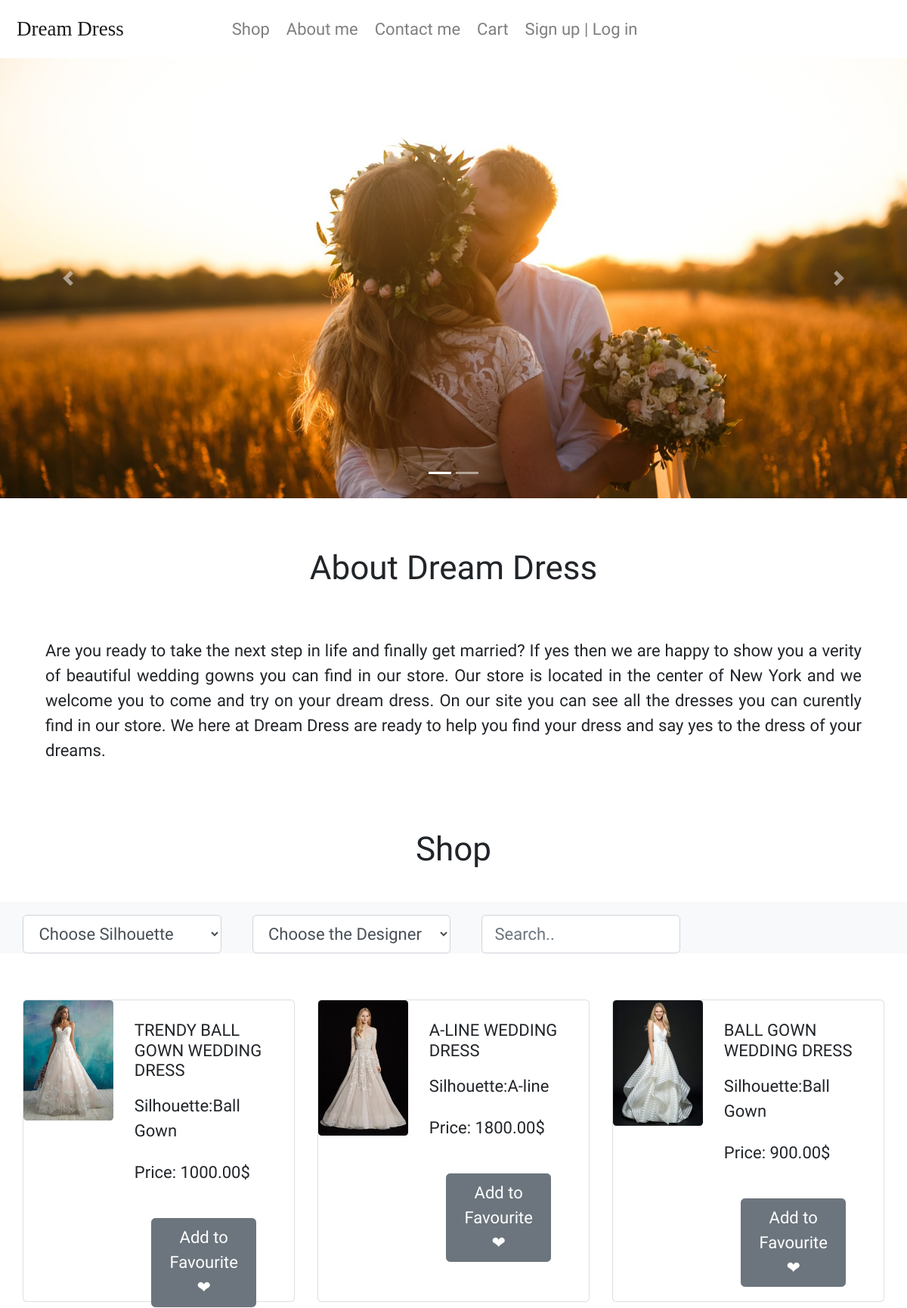
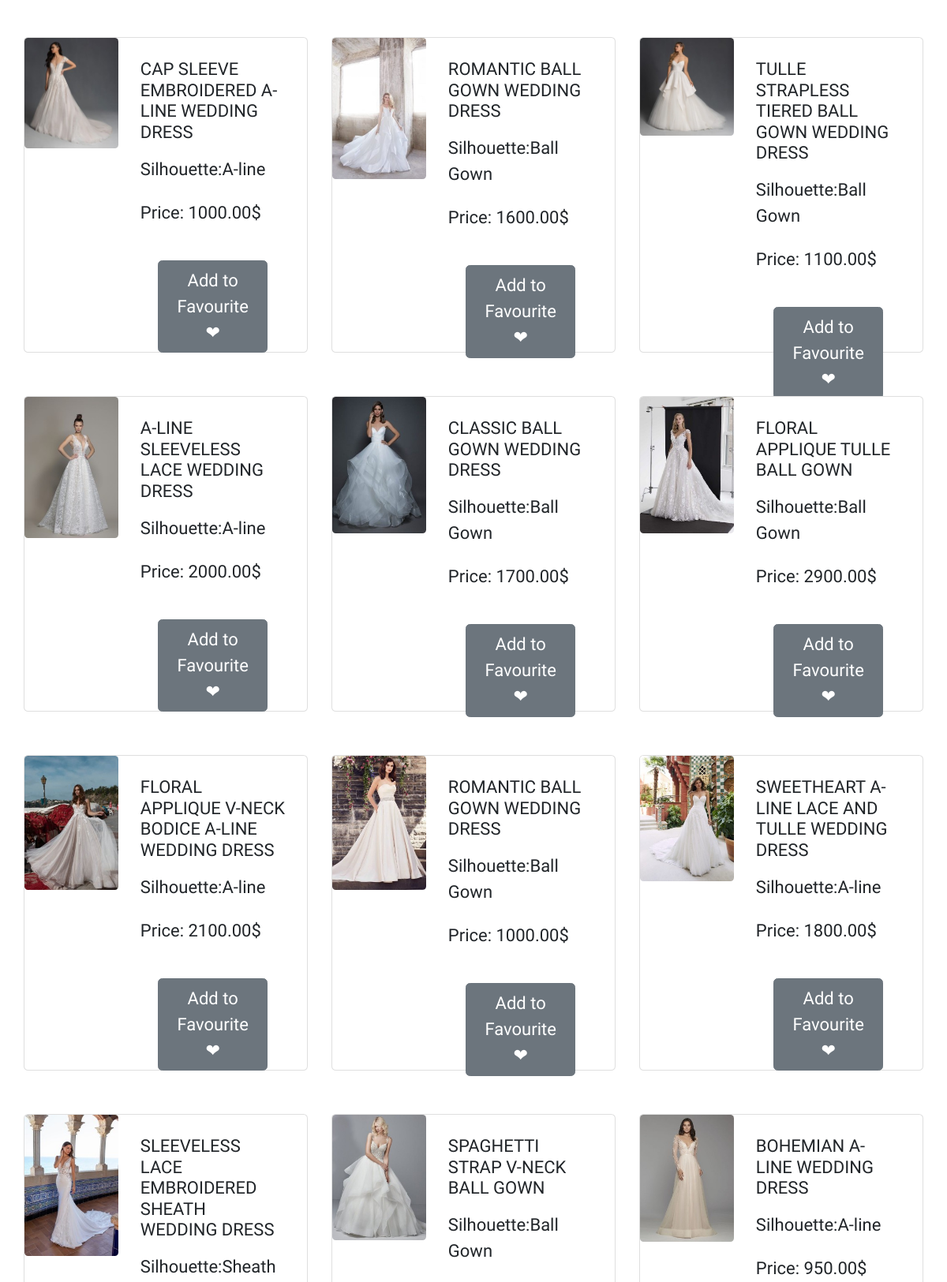
The page / (upper part) on the database its author committed (2 pictures, top to bottom).
### tables this page shows
CREATE TABLE `meni` (
  `id` int(11) NOT NULL,
  `href` varchar(60) NOT NULL,
  `name` varchar(60) NOT NULL
);

CREATE TABLE `dresses` (
  `id_dress` int(255) NOT NULL,
  `name` varchar(255) NOT NULL,
  `price` decimal(65,2) NOT NULL,
  `description` varchar(400) NOT NULL,
  `in_stock` tinyint(1) NOT NULL,
  `id_Silhouette` int(30) NOT NULL,
  `id_picture` int(30) NOT NULL,
  `id_designer` int(30) NOT NULL
);

CREATE TABLE `picture` (
  `id_picture` int(30) NOT NULL,
  `alt` varchar(255) NOT NULL,
  `src` varchar(255) NOT NULL
);

CREATE TABLE `silhouette` (
  `id_Silhouette` int(30) NOT NULL,
  `name` varchar(255) NOT NULL
);

### index.php (the view, shortened to what this page needs)
<?php
include "setup/konekcija.php";
require 'views/header.php';
include 'views/nav.php';
?>
<div id="carouselExampleIndicators" class="carousel slide" data-ride="carousel">
        <ol class="carousel-indicators">
          <li data-target="#carouselExampleIndicators" data-slide-to="0" class="active"></li>
          <li data-target="#carouselExampleIndicators" data-slide-to="1"></li>
        </ol>
        <div class="carousel-inner">
          <div class="carousel-item active">
            <img src="images/slider3.jpg" class="d-block w-100" alt="slider1">
          </div>
        </div>
        <a class="carousel-control-prev" href="#carouselExampleIndicators" role="button" data-slide="prev">
          <span class="carousel-control-prev-icon" aria-hidden="true"></span>
        </a>
        <a class="carousel-control-next" href="#carouselExampleIndicators" role="button" data-slide="next">
          <span class="carousel-control-next-icon" aria-hidden="true"></span>
        </a>
      </div>
      <div class="container">
            <a name="1"></a><div class="row">
                <div class="col-lg-12 text-center">
                    <h2 class="pb-3 pt-5">About Dream Dress</h2>
                </div>
            </div>
            <div class="row">
                    <div class="col-lg-12 pt-4 text-center">
                            <p class="text-justify">
                                    Are you ready to take the next step in life and finally get married? If yes then we are happy to show you a verity of beautiful wedding gowns you can find in our store. Our store is located in the center of New York and we welcome you to come and try on your dream dress. On our site you can see all the dresses you can curently find in our store. We here at Dream Dress are ready to help you find your dress and say yes to the dress of your dreams.</p>
                                    </div>
                                    </div>
                                  </div>
<div class="content">
      <div class="container-fluid">
      <div class="row">
                <div class="col-lg-12 text-center">
                    <h2 class="pb-3 pt-5">Shop</h2>
                </div>
            </div>
            <div class="row">
      <div class="col-lg-12 mb-3 mt-2 pt-1 bg-light sf">
      <form class="form-inline">
              <div class="mr-2 mt-2 col-lg-3">
              <select  id="silho" class="w-100 form-control">
              <option value="0">Choose Silhouette</option>
            </select>
            </div>
            <div class="mr-2 mt-2 col-lg-3">
              <select  id="desig" class="w-100 form-control">
              <option value="0">Choose the Designer</option>
            </select>
            </div>
              <div class="mr-2 mt-2 col-lg-3">
              <input type="text" id="search" class="w-100 form-control" name="search" placeholder="Search.." />
            </div>
            </form>
      </div>
  </div>
        <div class="row">
          <div class="col-lg-12 mt-1">
          <div class="row  mb-4  d-flex justify-content-center shop" id="cardbooks" class="text-center">
          <?php
          $dresses = $conn->query("SELECT d.*, s.name AS sNames, de.name AS designerName, p.alt AS alt, p.src AS src FROM dresses d INNER JOIN silhouette s ON d.id_Silhouette = s.id_Silhouette INNER JOIN designers de ON d.id_designer = de.id_designer INNER JOIN picture p ON d.id_picture = p.id_picture;")->fetchAll();
          foreach($dresses as $dr): ?>
  <div class="col-lg-4 col-md-6 mt-4">
        <div class="card mb-3" style="max-width: 540px;">
          <div class="row no-gutters">
            <div class="col-md-4 col-4">
              <img src="<?= $dr -> src?>" class="card-img" alt="<?=$dr->alt?>">
            </div>
            <div class="col-md-8">
              <div class="card-body">
                <h6 class="card-title"><?= $dr->name?></h6>
                <p class="card-text">Silhouette:<?= $dr->sNames?></p>
                                 <p>Price: <?=$dr->price?>$</p>
                                 <button class="btn btn-secondary m-3 addItToFavorite" data-idbook="${d.id_dress}"
                              >Add to Favourite ❤</button>
                            </div>
                            </div>
                            </div>
                            </div>
                            </div>
          <?php endforeach; ?>
          </div>
      </div>
    </div>
  </div>
</div>
<?php
require 'views/footer.php';
?>

### views/header.php (shortened to what this page needs)
<!DOCTYPE html>
<html lang="en">
<head>
    <link rel="stylesheet" type="text/css" href="css/bootstrap.min.css"/>
    <link rel="stylesheet" type="text/css" href="css/style.css"/>
    <link rel="stylesheet" href="https://cdnjs.cloudflare.com/ajax/libs/font-awesome/4.7.0/css/font-awesome.min.css">
    <link rel="stylesheet" href="https://cdnjs.cloudflare.com/ajax/libs/jquery-modal/0.9.1/jquery.modal.min.css" />
</head>
<body>

### views/nav.php (shortened to what this page needs)
<nav class="navbar navbar-expand-md navbar-light bg-white">
            <a href="index.php" class="navbar-brand mx-auto pr-5 logo">Dream Dress</a>
              <div class="collapse navbar-collapse" id="navbarTogglerDemo02">
            <ul class="navbar-nav pl-5 mt-2 mt-lg-0">
            <?php
            global $conn;
                $meni = $conn->query("SELECT * FROM meni")->fetchAll();
                foreach($meni as $link):
             ?>
            <li class="nav-item">
              <a class="nav-link" href="<?= $link->href?>"><?= $link->name?></a></li>
              <?php endforeach;?>
<?php
  if(isset($_SESSION['user'])){
    echo "<li class='nav-item'><a class='nav-link' href='logout.php'>Logout</a></li>";
    }else{
    echo "<li class='nav-item'><a class='nav-link' href='signup.php'>Sign up | Log in</a></li>";
    }
?>
</ul>
</div>
</nav>

### views/footer.php (shortened to what this page needs)
</body>
</html>

### css/style.css (style rules this page uses)
* { margin:0; padding:0; box-sizing: border-box; font-size: 22px; }
body { font-family: 'Abhaya Libre', serif; }
.logo { font-family: 'Cinzel', serif; }
ul { list-style-type: none; }
* { margin: 0px; padding: 0px; box-sizing: border-box; scroll-behavior: smooth; }
.row { margin:0px; }
.container-fluid { padding: 0px; }
a { text-decoration: none !important; }
.carousel-item img { max-height: 650px; }
.logo { font-size: 27px; }
.card { height: 400px; }

### rows shown on the page
meni: name "Shop"
meni: name "About me"
meni: name "Contact me"
meni: name "Cart"
dresses: id_picture.src (picture), name "TRENDY BALL GOWN WEDDING DRESS", id_Silhouette.name "Ball Gown", price "1000.00"
dresses: id_picture.src (picture), name "A-LINE WEDDING DRESS", id_Silhouette.name "A-line", price "1800.00"
dresses: id_picture.src (picture), name "BALL GOWN WEDDING DRESS", id_Silhouette.name "Ball Gown", price "900.00"
dresses: id_picture.src (picture), name "CAP SLEEVE EMBROIDERED A-LINE WEDDING DRESS", id_Silhouette.name "A-line", price "1000.00"
dresses: id_picture.src (picture), name "ROMANTIC BALL GOWN WEDDING DRESS", id_Silhouette.name "Ball Gown", price "1600.00"
dresses: id_picture.src (picture), name "TULLE STRAPLESS TIERED BALL GOWN WEDDING DRESS", id_Silhouette.name "Ball Gown", price "1100.00"
dresses: id_picture.src (picture), name "A-LINE SLEEVELESS LACE WEDDING DRESS", id_Silhouette.name "A-line", price "2000.00"
dresses: id_picture.src (picture), name "CLASSIC BALL GOWN WEDDING DRESS", id_Silhouette.name "Ball Gown", price "1700.00"
dresses: id_picture.src (picture), name "FLORAL APPLIQUE TULLE BALL GOWN", id_Silhouette.name "Ball Gown", price "2900.00"
dresses: id_picture.src (picture), name "FLORAL APPLIQUE V-NECK BODICE A-LINE WEDDING DRESS", id_Silhouette.name "A-line", price "2100.00"
dresses: id_picture.src (picture), name "ROMANTIC BALL GOWN WEDDING DRESS", id_Silhouette.name "Ball Gown", price "1000.00"
dresses: id_picture.src (picture), name "SWEETHEART A-LINE LACE AND TULLE WEDDING DRESS", id_Silhouette.name "A-line", price "1800.00"
dresses: id_picture.src (picture), name "SLEEVELESS LACE EMBROIDERED SHEATH WEDDING DRESS", id_Silhouette.name "Sheath"
dresses: id_picture.src (picture), name "SPAGHETTI STRAP V-NECK BALL GOWN", id_Silhouette.name "Ball Gown"
dresses: id_picture.src (picture), name "BOHEMIAN A-LINE WEDDING DRESS", id_Silhouette.name "A-line", price "950.00"
